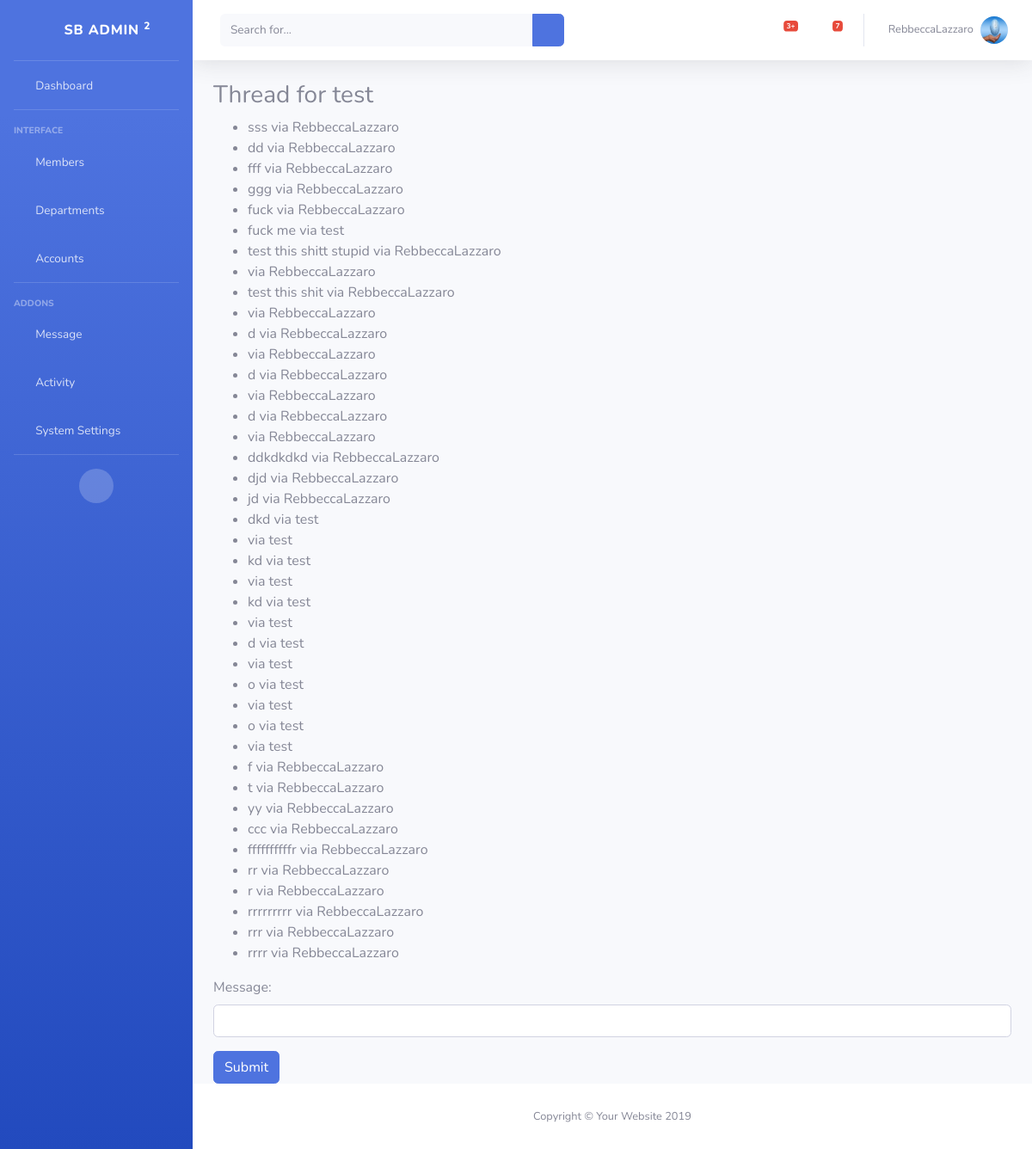
Page /messages/test/ (signed in) on the committed database.
### DB/models.py (models this page shows, shortened)
class Person(models.Model):
	active = models.BooleanField(default=True)
	user = models.OneToOneField(User, on_delete=models.SET_NULL , blank=True, null=True)
	first_name = models.CharField(max_length=255)
	middle_name = models.CharField(max_length=255, blank=True, null=True)
	last_name = models.CharField(max_length=255)
	gender = models.CharField(choices=main_database_components.GenderChoices, max_length=20)
	email = models.EmailField(blank=True)
	image = models.ImageField(upload_to="Users_image", blank=True)

### chat/models.py (models this page shows, shortened)
class Thread(models.Model):
	first = models.ForeignKey(settings.AUTH_USER_MODEL, on_delete=models.CASCADE, related_name='chat_thread_first')
	second = models.ForeignKey(settings.AUTH_USER_MODEL, on_delete=models.CASCADE, related_name='chat_thread_second')
	updated = models.DateTimeField(auto_now=True)
	timestamp = models.DateTimeField(auto_now_add=True)
	objects = ThreadManager()

class ChatMessage(models.Model):
	thread = models.ForeignKey(Thread, null=True, blank=True, on_delete=models.SET_NULL)
	user = models.ForeignKey(settings.AUTH_USER_MODEL, verbose_name='sender', on_delete=models.CASCADE)
	message = models.TextField()
	timestamp = models.DateTimeField(auto_now_add=True)

### chat/views.py (the view, shortened to what this page needs)
# urls.py: path("<str:username>/", ThreadView.as_view()),
class ThreadView(LoginRequiredMixin, FormMixin, DetailView):
	template_name = 'chat/thread.html'
	form_class = ComposeForm
	success_url = './'
	def get_object(self):
		other_username = self.kwargs.get("username")
		obj, created = Thread.objects.get_or_new(self.request.user, other_username)
		if obj == None:
			raise Http404
		return obj
	def get_context_data(self, **kwargs):
		context = super().get_context_data(**kwargs)
		context['form'] = self.get_form()
		return context

### chat/forms.py
class ComposeForm(forms.Form):
    message = forms.CharField(
            widget=forms.TextInput(
                attrs={"class": "form-control"}
                )
	)

### chat/models.py (called while the page is built, shortened)
	def get_or_new(self, user, other_username):  # get_or_create
		username = user.username
		if username == other_username:
			return None
		qlookup1 = Q(first__username=username) & Q(second__username=other_username)
		qlookup2 = Q(first__username=other_username) & Q(second__username=username)
		qs = self.get_queryset().filter(qlookup1 | qlookup2).distinct()
		if qs.count() == 1:
			return qs.first(), False
		elif qs.count() > 1:
			return qs.order_by('timestamp').first(), False

### chat/templates/chat/thread.html (shortened to what this page needs)
{% extends "base.html" %}
{% block content %}
<h3>Thread for {% if user != object.first %}{{ object.first }}{% else %}{{ object.second }}{% endif %}</h3>
<ul id='chat-items'>
{% for chat in object.chatmessage_set.all %}
<li>{{ chat.message }} via {{ chat.user }}</li>
{% endfor %}
</ul>
<form id='form' method='POST'> {% csrf_token %}
{{form.as_p }}
<input type='submit' class='btn btn-primary'/>
</form>
{% endblock %}

### Core/templates/toolbar_default.html (shortened to what this page needs)
<nav class="navbar navbar-expand navbar-light bg-white topbar mb-4 static-top shadow">
    <form class="d-none d-sm-inline-block form-inline mr-auto ml-md-3 my-2 my-md-0 mw-100 navbar-search">
        <div class="input-group">
            <input type="text" class="form-control bg-light border-0 small" placeholder="Search for..." aria-label="Search" aria-describedby="basic-addon2">
            <div class="input-group-append">
                <button class="btn btn-primary" type="button">
                    <i class="fas fa-search fa-sm"></i>
                </button>
            </div>
        </div>
    </form>
    <ul class="navbar-nav ml-auto">
        <li class="nav-item dropdown no-arrow mx-1">
            <a class="nav-link dropdown-toggle" href="#" id="alertsDropdown" role="button" data-toggle="dropdown" aria-haspopup="true" aria-expanded="false">
                <i class="fas fa-bell fa-fw"></i>
                <span class="badge badge-danger badge-counter">3+</span>
            </a>
        </li>
        <li class="nav-item dropdown no-arrow mx-1">
            <a class="nav-link dropdown-toggle" href="#" id="messagesDropdown" role="button" data-toggle="dropdown" aria-haspopup="true" aria-expanded="false">
                <i class="fas fa-envelope fa-fw"></i>
                <span class="badge badge-danger badge-counter">7</span>
            </a>
        </li>
        <li class="nav-item dropdown no-arrow">
            <a class="nav-link dropdown-toggle" href="#" id="userDropdown" role="button" data-toggle="dropdown" aria-haspopup="true" aria-expanded="false">
                <span class="mr-2 d-none d-lg-inline text-gray-600 small">{{ request.user.username }}</span>
                <img class="img-profile rounded-circle" src="/media/{{request.user.person.image }}">
            </a>
        </li>
    </ul>
</nav>

### rows in the picture
Thread: second "test"
ChatMessage: message "sss", user "RebbeccaLazzaro"
ChatMessage: message "dd", user "RebbeccaLazzaro"
ChatMessage: message "fff", user "RebbeccaLazzaro"
ChatMessage: message "ggg", user "RebbeccaLazzaro"
ChatMessage: message "fuck", user "RebbeccaLazzaro"
ChatMessage: message "fuck me", user "test"
ChatMessage: message "test this shitt stupid", user "RebbeccaLazzaro"
ChatMessage: user "RebbeccaLazzaro"
ChatMessage: message "test this shit", user "RebbeccaLazzaro"
ChatMessage: user "RebbeccaLazzaro"
ChatMessage: message "d", user "RebbeccaLazzaro"
ChatMessage: user "RebbeccaLazzaro"
ChatMessage: message "d", user "RebbeccaLazzaro"
ChatMessage: user "RebbeccaLazzaro"
ChatMessage: message "d", user "RebbeccaLazzaro"
ChatMessage: user "RebbeccaLazzaro"
ChatMessage: message "ddkdkdkd", user "RebbeccaLazzaro"
ChatMessage: message "djd", user "RebbeccaLazzaro"
ChatMessage: message "jd", user "RebbeccaLazzaro"
ChatMessage: message "dkd", user "test"
ChatMessage: user "test"
ChatMessage: message "kd", user "test"
ChatMessage: user "test"
ChatMessage: message "kd", user "test"
ChatMessage: user "test"
ChatMessage: message "d", user "test"
ChatMessage: user "test"
ChatMessage: message "o", user "test"
ChatMessage: user "test"
ChatMessage: message "o", user "test"
ChatMessage: user "test"
ChatMessage: message "f", user "RebbeccaLazzaro"
ChatMessage: message "t", user "RebbeccaLazzaro"
ChatMessage: message "yy", user "RebbeccaLazzaro"
ChatMessage: message "ccc", user "RebbeccaLazzaro"
ChatMessage: message "ffffffffffr", user "RebbeccaLazzaro"
ChatMessage: message "rr", user "RebbeccaLazzaro"
ChatMessage: message "r", user "RebbeccaLazzaro"
ChatMessage: message "rrrrrrrrr", user "RebbeccaLazzaro"
ChatMessage: message "rrr", user "RebbeccaLazzaro"
ChatMessage: message "rrrr", user "RebbeccaLazzaro"

### other values in the picture
{{ request.user.username }} "RebbeccaLazzaro"
